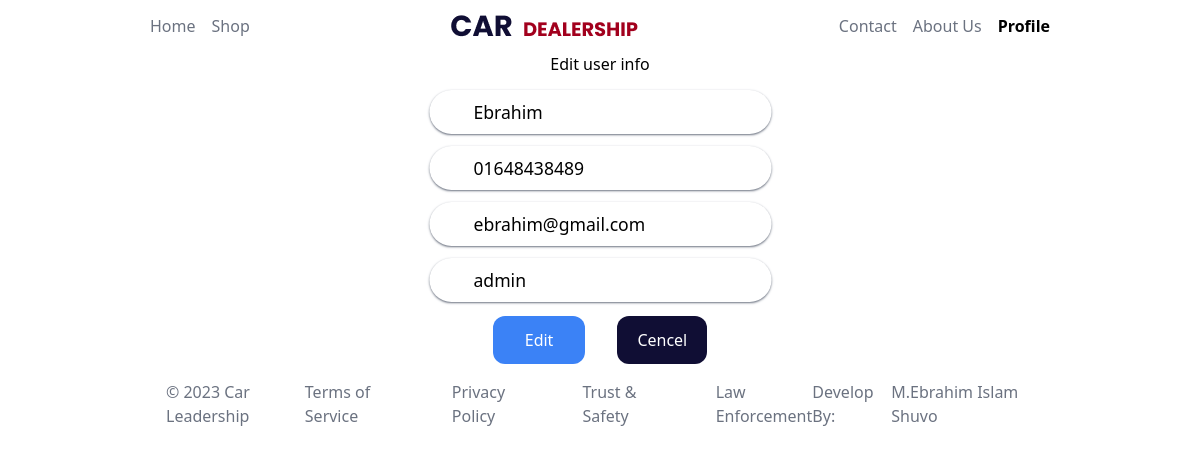
Screenshot of /editUserInfo.php?email=ebrahim@gmail.com with the database file from the repository.
### tables this page shows
CREATE TABLE `user` (
  `name` varchar(50) DEFAULT NULL,
  `number` varchar(20) DEFAULT NULL,
  `email` varchar(50) DEFAULT NULL,
  `password` varchar(32) DEFAULT NULL,
  `type` varchar(30) NOT NULL
);

### editUserInfo.php (the view, shortened to what this page needs)
<?php
require_once('confiq/conection.php');
if(isset($_GET['email'])) {
    $u_email = $_GET['email'];
    $u_sql = "SELECT * FROM user WHERE email=?";
    $u_stmt = mysqli_prepare($con, $u_sql);
    mysqli_stmt_bind_param($u_stmt, "s", $u_email);
    mysqli_stmt_execute($u_stmt);
    $u_result = mysqli_stmt_get_result($u_stmt);
    $u_row = mysqli_fetch_array($u_result, MYSQLI_ASSOC);
} else {
    header("Location: error.php");
    exit();
}
?>
<!DOCTYPE html>
<html lang="en">
<head>
    <link rel="stylesheet" href="https://cdnjs.cloudflare.com/ajax/libs/font-awesome/4.7.0/css/font-awesome.min.css">
    <script src="https://cdn.tailwindcss.com"></script>
</head>
<body>
    <div class="flex flex-col items-center text-gray-500">
        <div class="flex md:justify-between justify-center items-center w-9/12 m-auto gap-4">
            <div class="flex gap-4">
                <a href="index.php" class="hover:scale-110 hover:font-semibold hover:text-black">Home</a>
                <a href="shop.php" class="hover:scale-110 hover:font-semibold hover:text-black">Shop</a>
            </div>
            <img class="hidden md:block" src="photo/logo.png" alt="">
            <div class="flex gap-4">
                <a class="hover:scale-110 hover:font-semibold hover:text-black">Contact</a>
                <a class="hover:scale-110 hover:font-semibold hover:text-black">About Us</a>
                <a href="Customer.php" class="font-semibold text-black">Profile</a>
            </div>
        </div>
    </div>
     <div class="flex flex-col">
        <form action="confiq/updateuserconfig.php" method="POST" enctype="multipart/form-data" class="sign-in-form flex flex-col items-center justify-center gap-4">
            <h2>Edit user info</h2>
            <input class="scale-110 shadow-sm px-10 py-2 rounded-full shadow-gray-500" type="text" value="<?php echo $u_row['name']; ?>" name="name" required placeholder="Enter Edited Full Name">
            <input class="scale-110 shadow-sm px-10 py-2 rounded-full shadow-gray-500" type="text" value="<?php echo $u_row['number']; ?>" name="number" required placeholder="Enter Edited Full number">
            <input class="scale-110 shadow-sm px-10 py-2 rounded-full shadow-gray-500" type="text" value="<?php echo $u_row['email']; ?>" name="email" required placeholder="Enter Edited Full email">
            <input class="scale-110 shadow-sm px-10 py-2 rounded-full shadow-gray-500" type="text" value="<?php echo $u_row['type']; ?>" name="type" required placeholder="Enter Edited Full type">
            <div class="flex gap-8">
                <button class="bg-blue-500 text-white px-8  py-3 rounded-xl" type="submit" href="">Edit</button>
                <button class="bg-[#100E34] text-white px-5  py-3 rounded-xl" href="">Cencel</button>
            </div>
        </form>
     </div>
    <div class="">
        <div class="text-gray-500 px-4 flex flex-col items-center md:flex-row md:justify-between md:w-9/12 m-auto md:p-4 ">
            <div class="">
                <p>© 2023 Car Leadership</p>
            </div>
            <div class="flex justify-between md:gap-14">
                <p>Terms of Service</p>
                <p>Privacy Policy</p>
                <p>Trust & Safety</p>
                <p>Law Enforcement</p>
            </div>
            <div class="flex gap-2">
                <p>Develop By: </p>
                <a href="https://www.facebook.com/ebrahim.islam.2003">M.Ebrahim Islam Shuvo</a>
            </div>
        </div>
    </div>
</body>
</html>

### rows the page displays
user: name "Ebrahim", number "01648438489", email "ebrahim@gmail.com", type "admin"
